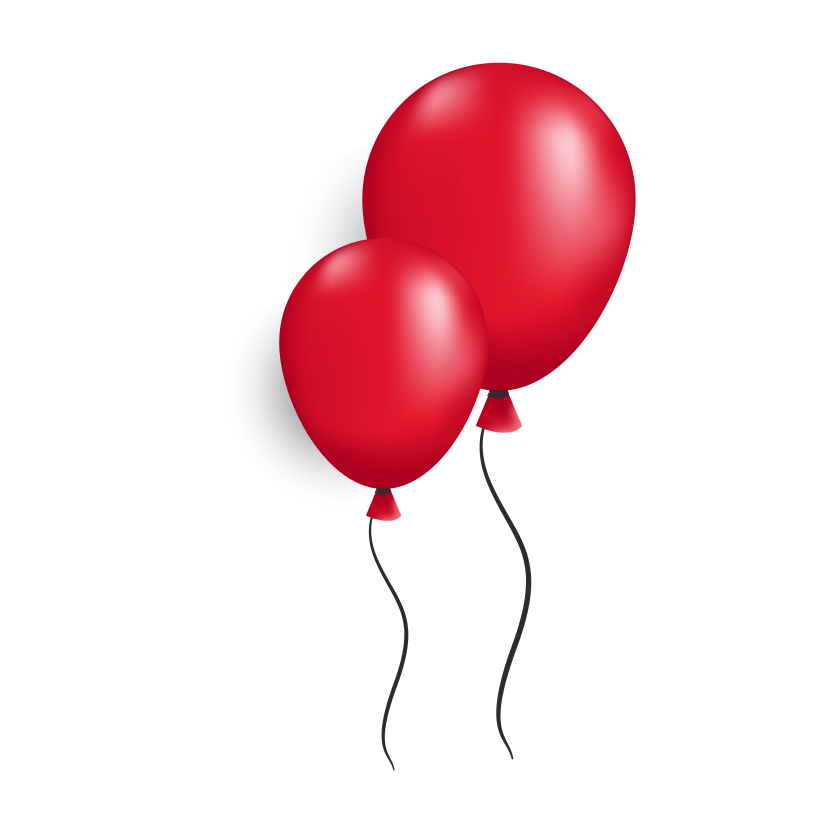
#> input picture media/balloon.png, 5000 x 5000 px (shown at 1/6 size)
$ python -i image_tools.py   (imports and definitions only)
#> lines starting #> are read from the running program, lines starting #| are printed output that depends on the picture
from typing import Union
from io import BytesIO
from PIL import Image, ImageFilter, UnidentifiedImageError
import smartcrop
import os

MAX_ANALYSIS_SIZE = 324

def pad_to_square_with_blur(cropped: Image.Image) -> Image.Image:
    w, h = cropped.size
    if w == h:
        return cropped

    canvas_size = max(w, h)

    background = (
        cropped.copy()
        .resize((canvas_size, canvas_size), Image.Resampling.LANCZOS)
        .filter(ImageFilter.GaussianBlur(radius=15))
    )

    final = Image.new("RGB", (canvas_size, canvas_size))
    final.paste(background, (0, 0))

    offset = ((canvas_size - w) // 2, (canvas_size - h) // 2)
    final.paste(cropped, offset)

    return final


def crop_to_square(
    image_input: Union[str, BytesIO, Image.Image],
    output_size: int | None = None,
    zoom_threshold: float = 0.3,
) -> Image.Image:
#> called with image_input = '../media/balloon.png', zoom_threshold = 0.3
    try:
        # * Try loading image
        if isinstance(image_input, str):
            if not os.path.exists(image_input):
                raise FileNotFoundError(f"Image file not found: {image_input}")
            img = Image.open(image_input)
#> img is the input picture: PIL image 5000x5000 RGBA; mean R, G, B, A 247.9, 222.4, 225.6, 41.7
        elif isinstance(image_input, Image.Image):
            img = image_input
        elif isinstance(image_input, BytesIO):
            img = Image.open(image_input)
        else:
            raise ValueError("Unsupported input type for image_input")

        img.load()

    except FileNotFoundError as e:
        # ! Reraise
        raise e
    except UnidentifiedImageError:
        raise ValueError("The file could not be identified as a valid image.")
    except Exception as e:
        raise RuntimeError(f"Unexpected error loading image: {e}")

    original_width, original_height = img.size
#> original_width = 5000; original_height = 5000
    original_area = original_width * original_height
#> original_area = 25000000

    if max(original_width, original_height) > MAX_ANALYSIS_SIZE:
        scale_factor = MAX_ANALYSIS_SIZE / float(max(original_width, original_height))
#> scale_factor = 0.0648
        resized_width = int(original_width * scale_factor)
#> resized_width = 324
        resized_height = int(original_height * scale_factor)
#> resized_height = 324
        resized_img = img.resize(
            (resized_width, resized_height), Image.Resampling.LANCZOS
        )
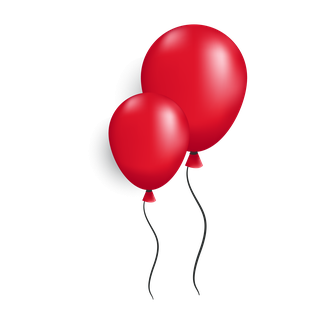
#> resized_img: PIL image 324x324 RGBA; mean R, G, B, A 44.2, 17.8, 21, 41.7; transparent parts drawn white
    else:
        scale_factor = 1.0
        resized_img = img.copy()

    try:
#> (the run stopped early here; a loop or call above may not have finished)
